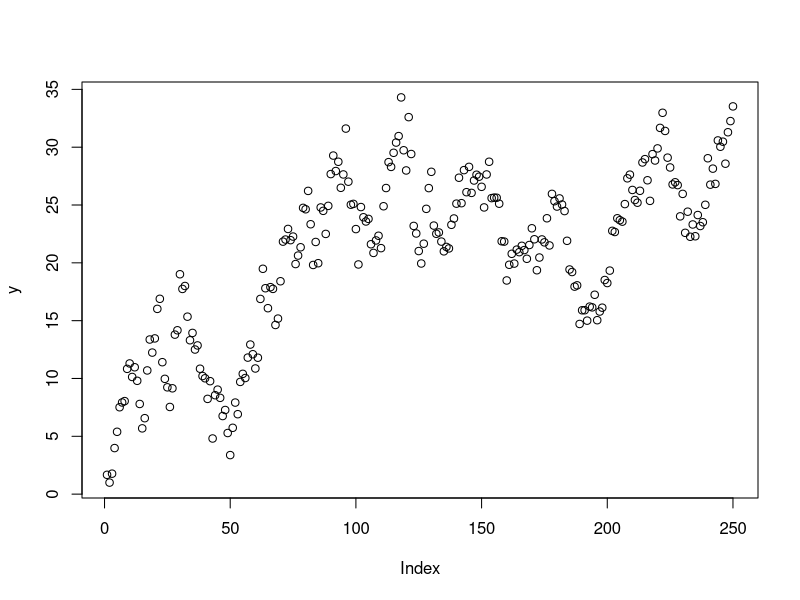
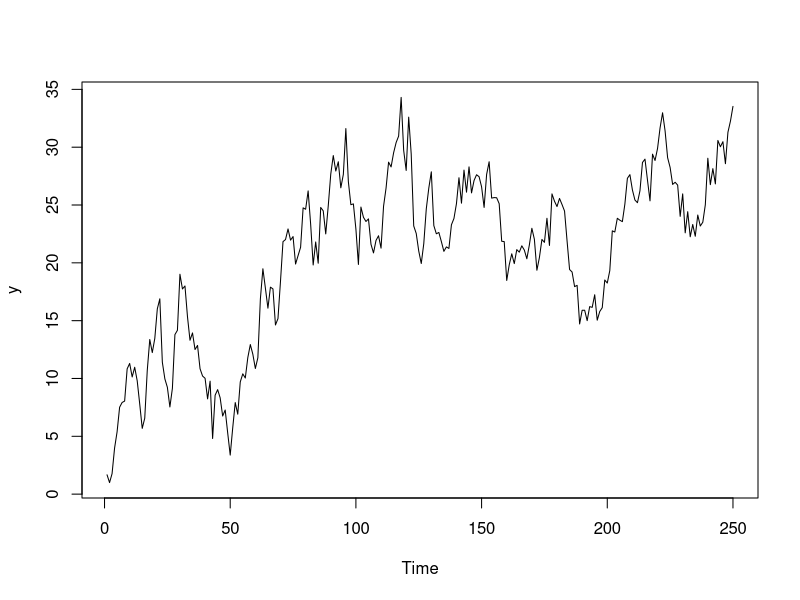
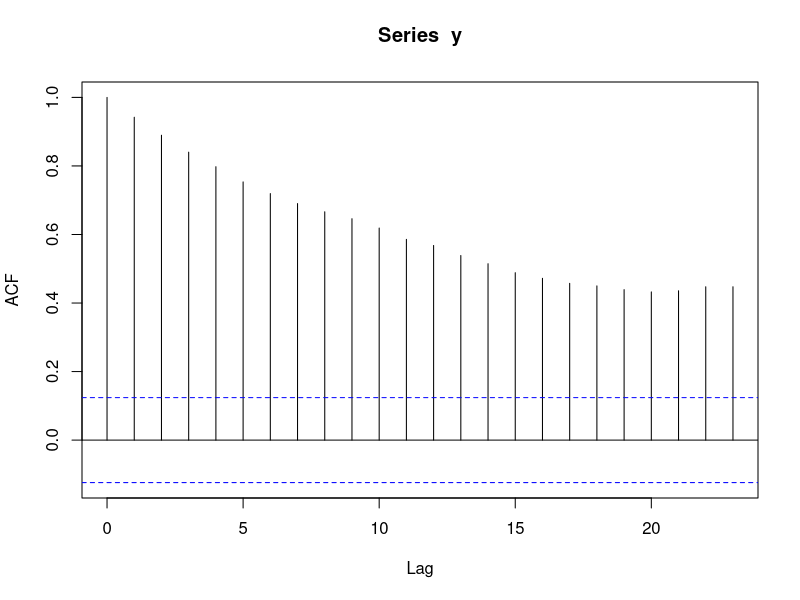
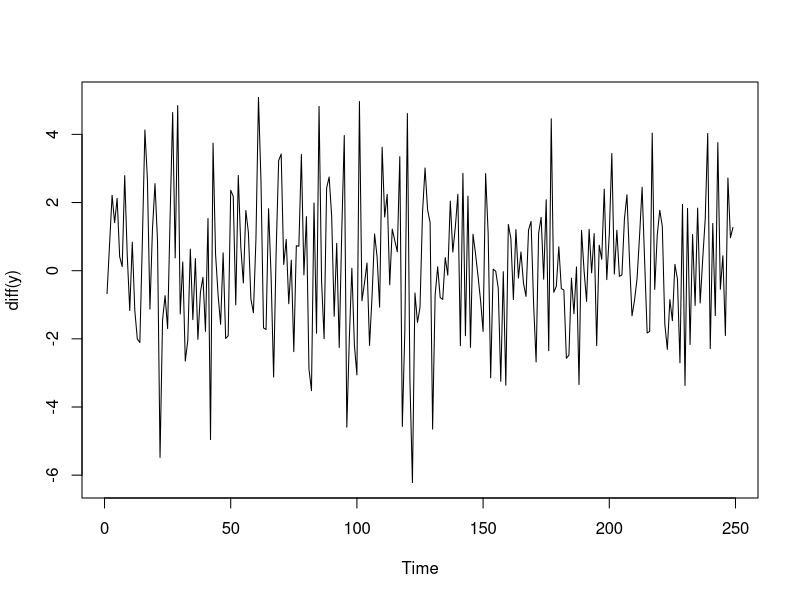
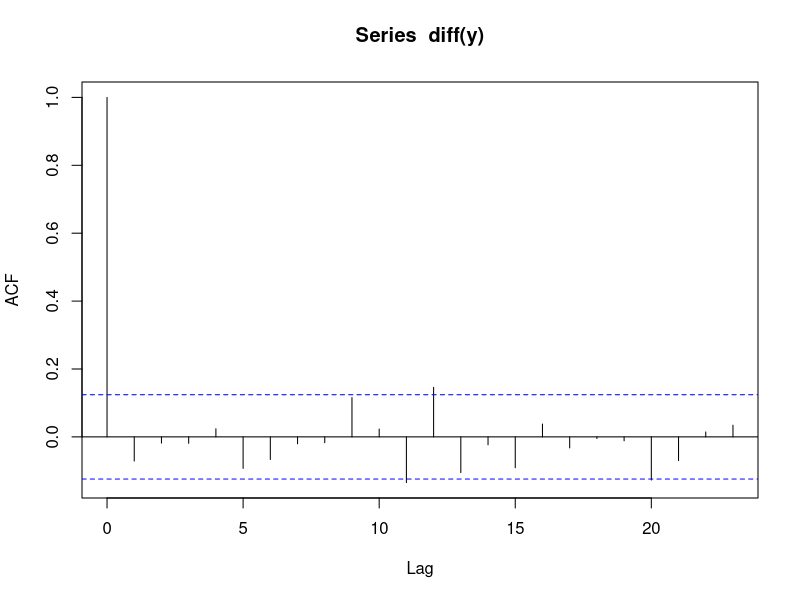
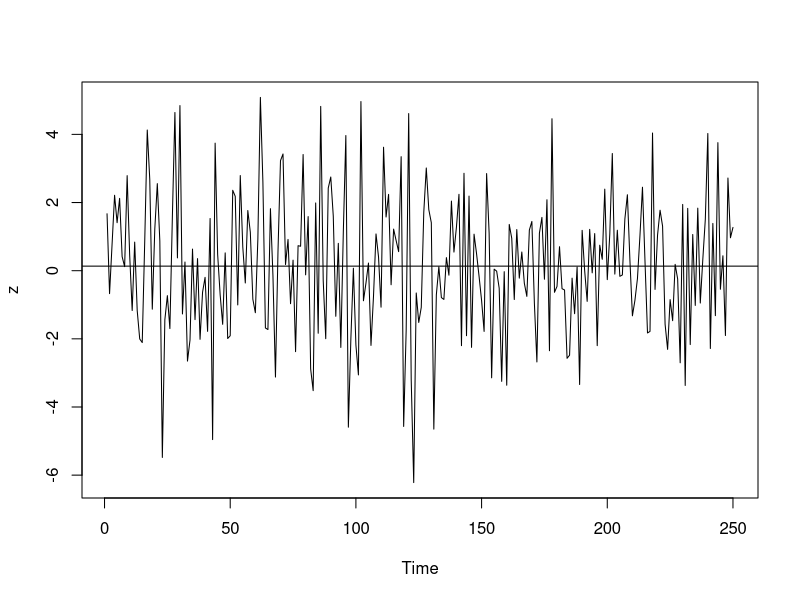

Write R code to recreate these figures, in order.
#######################
#### Introduction ##### 
#######################
## Judgmental Model
## -- Scenarios
## 
## Extrapolation Model (Quantitative)
## -- Time Series
##
## Econometric Model (Quantitative)
## -- Regression



################################
#### Extrapolation Methods ##### 
################################
## Trend regression
## Exponential smoothing
## Moving averages
## Auto-regression
##
## We are looking for patterns!
## Suppose k-period ahead forecast
## Y_t: measurement at time t
## Y_t-k: observed past; we want to forecast ahead to Y_t
## F_t-k,t: we observed t-k past data and want to corecast at time t
## E_t-k,t: forecast error
## -- = (Y_t) - (F_t-k,t)
##
## 2 steps in time series
## -- 1. model history
## -- 2. forecast future
## 
## MAE: mean absolute error
## -- 1/n * sum(E_t)
## RMSE
## -- sqrt(1/n * sum((E_t)^2))
## MAPE
## -- prop(1/n * sum(E_t))



############################
##### Example: Trivial ##### 
############################
## Random Model
## -- observations vary around mean with constant mu and constant variance
## -- observations are independent identical data points
## -- random time series is no time series
## Goal: Y_t = fitted + residual
## -- forecast + noise
##
## Runs test for randomness
## -- calculate x bar
## -- determine for each data point is either above the mean or below the mean
## -- See if residual is normally distributed (residual is randomly distributed if random series)
## -- hypothesis test



################################
##### Example: Random Walk ##### 
################################
## Auto-correlation
## -- time series that violates independence
## -- observations are correlated with each other
##
## LAG
## -- X is a vector of [x1, x2, ..., xn]
## -- lag_x (1) is X but in line with the second elements of X[]
## LAG Visualization
## -- on a graph, lag is the distance from a local optimum to another local optimum
## -- in other words, lag can be described in terms of cycles
##
## Series itself is not random
## but the vertical distances is

z = rnorm(250,0,2)
y = c()
y[1] = z[1]
for(i in 2:250){
  y[i] = y[i-1]+z[i]
}
plot(y)
ts.plot(y)

# compute lags
acf(y)

diff(y)
ts.plot(diff(y))
acf(diff(y))



####################################
##### Example: Auto Regression ##### 
####################################
## Goal: Y_t = previous + average change
## -- regress on t and check r^2
## -- we compute lag of 1...n
## -- compute subset of these lags with same length



####################################
##### Example: Moving Averages ##### 
####################################
## choose a span, say 6 month
## this is called smoothing function
## to eliminate the extremes

mean(z)
ts.plot(z)
abline(h=mean(z))
